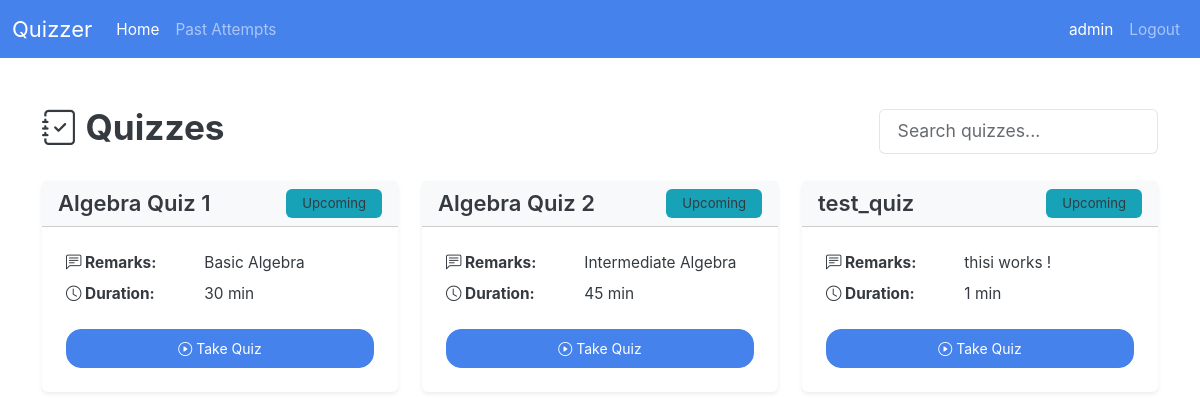
/user/ (signed in), run on an earlier commit of the app's database.
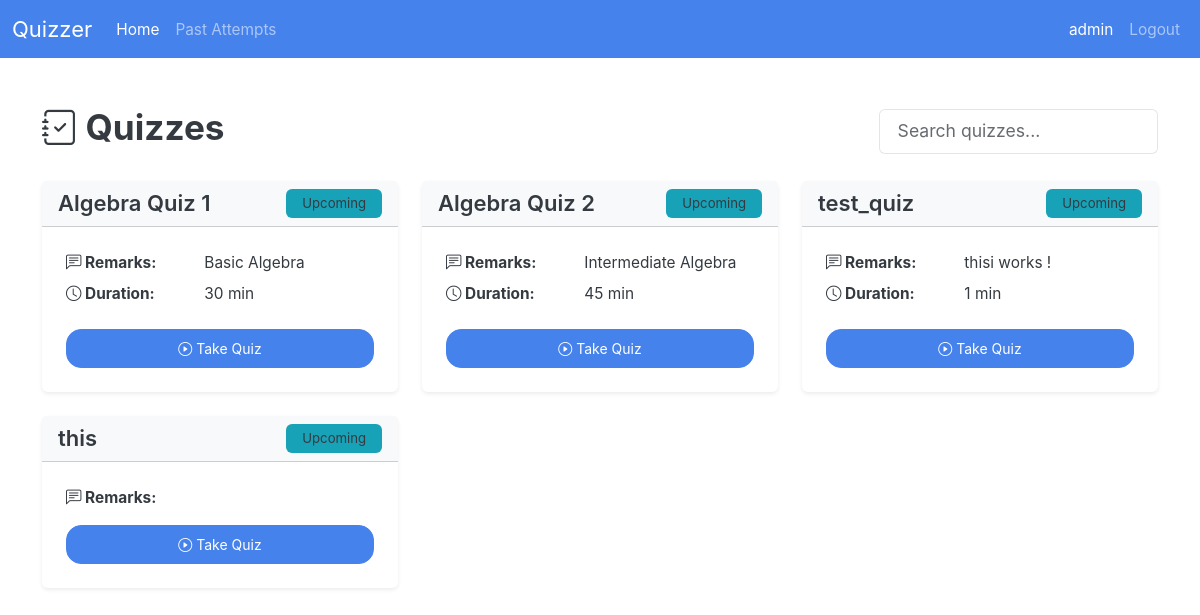
And on a later commit of the database.
### models/models.py (models this page shows)
class Quiz(db.Model):
    __tablename__ = "quiz"
    quiz_id: Mapped[id_pk]
    quiz_name: Mapped[str]
    chapter_id: Mapped[int]
    subject_id: Mapped[int]
    date: Mapped[Optional[date]]
    duration: Mapped[Optional[int]]  # minutes? hopefully
    remarks: Mapped[str]
    total_marks: Mapped[int] = mapped_column(default=0)
    questions: Mapped[List["Question"]] = relationship(
        back_populates="quiz", cascade="all,delete-orphan"
    )
    quiz_attempts: Mapped[List["QuizAttempt"]] = relationship(
        back_populates="quiz", cascade="all,delete-orphan"
    )
    chapter: Mapped["Chapter"] = relationship(back_populates="quizzes") # maybe change this
    __table_args__ = (
        ForeignKeyConstraint(
            ['subject_id', 'chapter_id'],  # Composite foreign key
            ['chapter.subject_id', 'chapter.chapter_id']
        ),
    )

### routes/user_routes.py (the view)
@user_bp.route("/", methods=["GET"])
def home():
    upcoming_quizzes = db.session.scalars(select(Quiz))
    return render_template("user/home.html", upcoming_quizzes=upcoming_quizzes)

### app.py (called while the page is built)
@app.template_global()
def is_active(page_name):
    return "active" if request.endpoint == page_name else ""

### routes/__init__.py (called while the page is built)
def init_login_manager(app):
    login_manager = LoginManager()
    login_manager.init_app(app)
    login_manager.login_view = "auth.login"  # goes to the login() function in auth_bp
    @login_manager.user_loader
    def load_user(user_id):
        return db.session.scalar(select(User).where(User.user_id == user_id))

### routes/user_routes.py (called while the page is built)
@user_bp.before_request  # makes it so you have to be logged in to access, and allows admin to access it too to test :)
@login_required
def user_required():
    pass

### templates/user/home.html (shortened to what this page needs)
{% extends "base.html" %} {% block title %} Quiz Dashboard {% endblock %} {%
block body %} {% include "user/nav.html" %}
<div class="container py-5">
  <div class="d-flex justify-content-between align-items-center mb-4">
    <h2 class="fw-bold"><i class="bi bi-journal-check"></i> Quizzes</h2>
    <input
      type="text"
      id="searchInput"
      class="form-control w-25"
      placeholder="Search quizzes..."
      onkeyup="searchContentUser()"
    />
  </div>
  <div
    class="row row-cols-1 row-cols-md-2 row-cols-lg-3 g-4 mb-5"
    id="quizList"
  >
    {% if upcoming_quizzes %} {% for quiz in upcoming_quizzes %}
    <div class="col quiz-card">
      <div class="card shadow-sm border-0 h-100">
        <div
          class="card-header bg-light d-flex justify-content-between align-items-center"
        >
          <h5 class="fw-semibold mb-0">{{ quiz.quiz_name }}</h5>
          <span class="badge bg-info text-dark">Upcoming</span>
        </div>
        <div class="card-body p-4 d-flex flex-column justify-content-between">
          <div>
            <dl class="row mb-0 small">
              <dt class="col-sm-5">
                <i class="bi bi-chat-left-text"></i> Remarks:
              </dt>
              <dd class="col-sm-7">{{ quiz.remarks }}</dd>
               {% if quiz.duration %}
              <dt class="col-sm-5"><i class="bi bi-clock"></i> Duration:</dt>
              <dd class="col-sm-7">{{ quiz.duration }} min</dd>
              {% endif %}
            </dl>
          </div>
          <div class="mt-3 text-center">
            <a href="{{ url_for('user.quiz', quiz_id=quiz.quiz_id) }}">
              <button class="btn btn-primary w-100">
                <i class="bi bi-play-circle"></i> Take Quiz
              </button>
            </a>
          </div>
        </div>
      </div>
    </div>
    {% endfor %} {% else %}
    <p class="text-muted text-center">No upcoming quizzes available.</p>
    {% endif %}
  </div>
</div>
{% endblock %}

What changed in the data, as far as the page shows it:
added Quiz: quiz_name "this"
